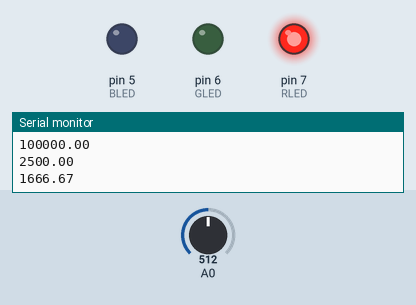
A sketch run on a simulated Arduino Uno, built with avr-gcc and run on an emulated ATmega328P. Shown: output pins drawn as LEDs (lit = HIGH), the last lines printed to the serial monitor. The inputs (shaded band) are chosen by the test bench; at power-on: A0 = 512.

Above: at 1.2 s.
1.3 s: A0 set to 12
2.8 s: A0 set to 9
At 4.0 s:
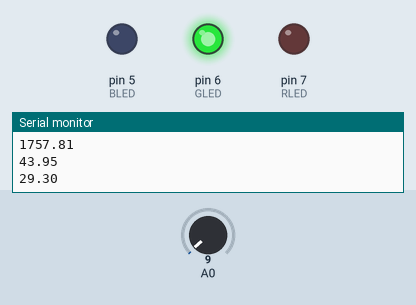
4.3 s: A0 set to 0
At 5.6 s:
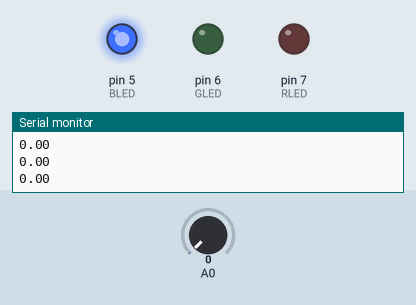
5.9 s: A0 set to 22
At 7.3 s:
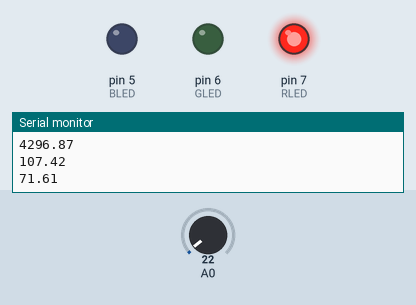
Timing chart, 0 to 8.5 s (numbered marks = the images above; inputs shaded):
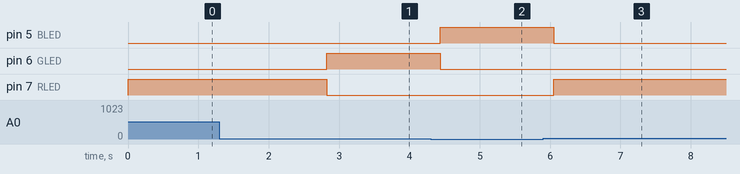

The sketch:

Assignment_1.ino
```cpp
#include <Adafruit_NeoPixel.h>

#define LED 11

const int BLED = 5;

const int GLED = 6;

const int RLED = 7;

Adafruit_NeoPixel pixels = Adafruit_NeoPixel(1, LED, NEO_GRB + NEO_KHZ800);


float I_shunt = 0.0;

float vout = 0.0;

float vin = 0.0;

float R1 = 30000.0;

float R2 = 7500.0;

float Amp = 0;

int G = 0;

int R = 0;

int B = 0;

int value = 0;

int snd = 0;

float mV;

void setup() {
  Serial.begin(9600);

  pinMode(BLED,OUTPUT);

  pinMode(GLED,OUTPUT);

  pinMode(RLED,OUTPUT);

}


void loop() {

  pixels.setPixelColor(0, 0, 255, 0);

  value = analogRead(A0);

  vout = (value * 5.0) / 1024.0;

  mV = vout*1000;

  Amp = mV/1.5;

  I_shunt = (vout / 0.000025);

  Serial.println(I_shunt);

  Serial.println(mV);

  Serial.println(Amp);

  if (Amp < 12) {
    digitalWrite(BLED, HIGH);

    digitalWrite(GLED, LOW);

    digitalWrite(RLED, LOW);
  }

  else if (Amp >= 12 && Amp <35) {

    digitalWrite(BLED, LOW);

    digitalWrite(GLED, HIGH);

    digitalWrite(RLED, LOW);

  }

  else if (Amp > 35) {

    digitalWrite(BLED, LOW);

    digitalWrite(GLED, LOW);

    digitalWrite(RLED, HIGH);

  }
  delay(200);
}
```

Measured:
- the behaviour switches between 11 and 10 on A0 (found by bisection; images 0 and 1)
- after the input at 2.8 s, pin 6 (GLED): LOW → HIGH at once; pin 7 (RLED): HIGH → LOW at once
- after the input at 4.3 s, pin 5 (BLED): LOW → HIGH after 0.14 s; pin 6 (GLED): HIGH → LOW after 0.14 s
- after the input at 5.9 s, pin 5 (BLED): HIGH → LOW after 0.15 s; pin 7 (RLED): LOW → HIGH after 0.15 s
